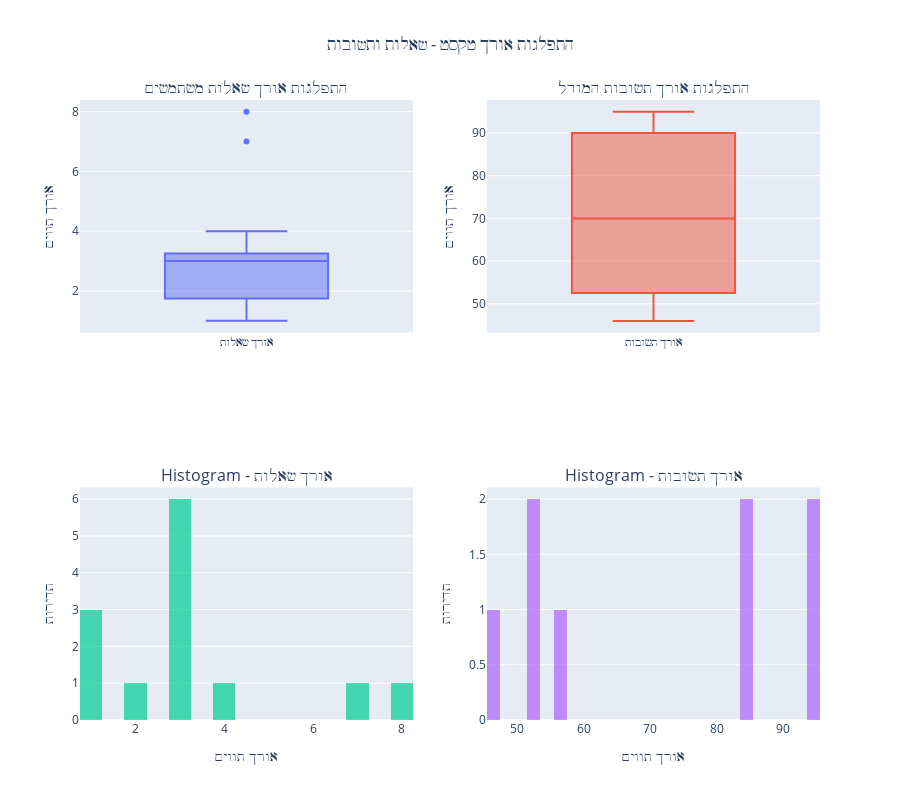

The code cell stored with this chart in its notebook:
### Markdown cell above
# Dashboard

### Code cell
# Calculate text lengths
df['question_length'] = df[df['campaign_name'] == 'open question']['campaign_details'].str.split().str.len()
df['answer_length'] = df[df['campaign_name'] == 'response answer']['campaign_details'].str.split().str.len()

# Create separate dataframes for questions and answers
questions_df = df[df['campaign_name'] == 'open question'].copy()
answers_df = df[df['campaign_name'] == 'response answer'].copy()

# Create subplots
fig = make_subplots(
    rows=2, cols=2,
    subplot_titles=('התפלגות אורך שאלות משתמשים', 'התפלגות אורך תשובות המודל',
                   'Histogram - אורך שאלות', 'Histogram - אורך תשובות'),
    specs=[[{"secondary_y": False}, {"secondary_y": False}],
           [{"secondary_y": False}, {"secondary_y": False}]]
)

# Box plot for questions
fig.add_trace(
    go.Box(y=questions_df['question_length'].dropna(), 
           name='אורך שאלות',
           boxpoints='outliers'),
    row=1, col=1
)

# Box plot for answers  
fig.add_trace(
    go.Box(y=answers_df['answer_length'].dropna(),
           name='אורך תשובות',
           boxpoints='outliers'),
    row=1, col=2
)

# Histogram for questions
fig.add_trace(
    go.Histogram(x=questions_df['question_length'].dropna(),
                name='שאלות',
                nbinsx=30,
                opacity=0.7),
    row=2, col=1
)

# Histogram for answers
fig.add_trace(
    go.Histogram(x=answers_df['answer_length'].dropna(),
                name='תשובות', 
                nbinsx=30,
                opacity=0.7),
    row=2, col=2
)

# Update layout
fig.update_layout(
    height=800,
    title_text="התפלגות אורך טקסט - שאלות ותשובות",
    title_x=0.5,
    showlegend=False
)

# Update axes labels
fig.update_xaxes(title_text="אורך תווים", row=2, col=1)
fig.update_xaxes(title_text="אורך תווים", row=2, col=2)
fig.update_yaxes(title_text="אורך תווים", row=1, col=1)
fig.update_yaxes(title_text="אורך תווים", row=1, col=2)
fig.update_yaxes(title_text="תדירות", row=2, col=1)
fig.update_yaxes(title_text="תדירות", row=2, col=2)

fig.show()

# # Print summary statistics
# print("סטטיסטיקות אורך שאלות:")
# print(questions_df['question_length'].describe())
# print("\nסטטיסטיקות אורך תשובות:")
# print(answers_df['answer_length'].describe())

### Figure 1 — Plotly figure (JSON) as saved in the notebook; plotly's stock layout.template omitted (floating-point values rounded to 4 significant figures)
{"data": [{"boxpoints": "outliers", "name": "אורך שאלות", "type": "box", "xaxis": "x", "y": [1.0, 3.0, 3.0, 3.0, 3.0, 3.0, 3.0, 1.0, 1.0, 7.0, 8.0, 4.0, 2.0], "yaxis": "y"}, {"boxpoints": "outliers", "name": "אורך תשובות", "type": "box", "xaxis": "x2", "y": [56.0, 95.0, 95.0, 53.0, 46.0, 84.0, 85.0, 52.0], "yaxis": "y2"}, {"name": "שאלות", "nbinsx": 30, "opacity": 0.7, "type": "histogram", "x": [1.0, 3.0, 3.0, 3.0, 3.0, 3.0, 3.0, 1.0, 1.0, 7.0, 8.0, 4.0, 2.0], "xaxis": "x3", "yaxis": "y3"}, {"name": "תשובות", "nbinsx": 30, "opacity": 0.7, "type": "histogram", "x": [56.0, 95.0, 95.0, 53.0, 46.0, 84.0, 85.0, 52.0], "xaxis": "x4", "yaxis": "y4"}], "layout": {"annotations": [{"font": {"size": 16}, "showarrow": false, "text": "התפלגות אורך שאלות משתמשים", "x": 0.225, "xanchor": "center", "xref": "paper", "y": 1, "yanchor": "bottom", "yref": "paper"}, {"font": {"size": 16}, "showarrow": false, "text": "התפלגות אורך תשובות המודל", "x": 0.775, "xanchor": "center", "xref": "paper", "y": 1, "yanchor": "bottom", "yref": "paper"}, {"font": {"size": 16}, "showarrow": false, "text": "Histogram - אורך שאלות", "x": 0.225, "xanchor": "center", "xref": "paper", "y": 0.375, "yanchor": "bottom", "yref": "paper"}, {"font": {"size": 16}, "showarrow": false, "text": "Histogram - אורך תשובות", "x": 0.775, "xanchor": "center", "xref": "paper", "y": 0.375, "yanchor": "bottom", "yref": "paper"}], "height": 800, "showlegend": false, "title": {"text": "התפלגות אורך טקסט - שאלות ותשובות", "x": 0.5}, "xaxis": {"anchor": "y", "domain": [0, 0.45]}, "xaxis2": {"anchor": "y2", "domain": [0.55, 1]}, "xaxis3": {"anchor": "y3", "domain": [0, 0.45], "title": {"text": "אורך תווים"}}, "xaxis4": {"anchor": "y4", "domain": [0.55, 1], "title": {"text": "אורך תווים"}}, "yaxis": {"anchor": "x", "domain": [0.625, 1], "title": {"text": "אורך תווים"}}, "yaxis2": {"anchor": "x2", "domain": [0.625, 1], "title": {"text": "אורך תווים"}}, "yaxis3": {"anchor": "x3", "domain": [0, 0.375], "title": {"text": "תדירות"}}, "yaxis4": {"anchor": "x4", "domain": [0, 0.375], "title": {"text": "תדירות"}}}}
